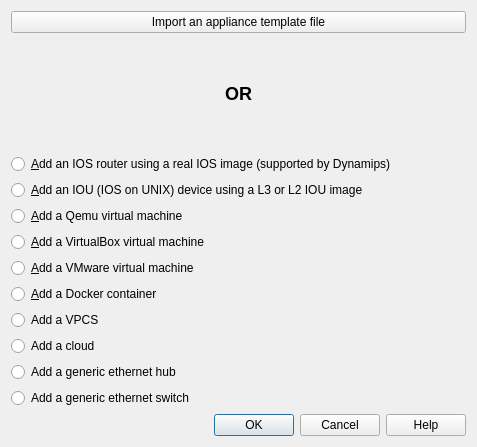
<?xml version="1.0" encoding="UTF-8"?>
<ui version="4.0">
 <class>NewApplianceDialog</class>
 <widget class="QDialog" name="NewApplianceDialog">
  <property name="windowModality">
   <enum>Qt::ApplicationModal</enum>
  </property>
  <property name="geometry">
   <rect>
    <x>0</x>
    <y>0</y>
    <width>477</width>
    <height>447</height>
   </rect>
  </property>
  <property name="sizePolicy">
   <sizepolicy hsizetype="MinimumExpanding" vsizetype="MinimumExpanding">
    <horstretch>0</horstretch>
    <verstretch>0</verstretch>
   </sizepolicy>
  </property>
  <property name="windowTitle">
   <string>New appliance template</string>
  </property>
  <property name="styleSheet">
   <string notr="true">QWidget {
    background-color: #323232;
    color: #BAF73C;
}

QToolBar {
    border:0px;
}

QGraphicsView, QTextEdit, QPlainTextEdit, QTreeWidget, QListWidget, QLineEdit, QSpinBox, QComboBox {
    background-color: #282828;
}

QLabel, QMenu, QStatusBar {
  color: #BAF73C;
}

QMenuBar::item {
    background-color: #323232;
}

QMenu::item:selected {
    color: #f2f2f2;
    background-color: #383838;
}

QToolButton:hover {
    background-color: #383838;
}

QGroupBox {
    color: #BAF73C;
    font: bold 12px;
    padding: 15px;
    border-style: none;
}

QAbstractScrollArea::corner {
    background: #323232;
}

QScrollBar::add-page:horizontal, QScrollBar::sub-page:horizontal, QScrollBar::add-page:vertical, QScrollBar::sub-page:vertical {
  background: none;
}

QComboBox {
    selection-color: #f2f2f2;
    selection-background-color: #323232;
}

QComboBox QAbstractItemView {
    background-color: #282828;
}

QDockWidget, QMenuBar, QPushButton, QToolButton, QTabWidget, QHeaderView::section {
    color: #BAF73C;
    font: bold 11px;
}

QTabBar {
    color: #BAF73C;
}

QRadioButton, QCheckBox {
  color: #BAF73C;
}

QRadioButton::disabled, QCheckBox::disabled {
  color: gray;
}
# bg-color=#282828
# fg-color=#BAF73C
# tool-bar=#323232
# selection-bg=#383838 
# selection-fg=#f2f2f2 </string>
  </property>
  <property name="modal">
   <bool>true</bool>
  </property>
  <layout class="QVBoxLayout" name="verticalLayout">
   <item>
    <widget class="QPushButton" name="uiImportApplianceTemplatePushButton">
     <property name="text">
      <string>Import an appliance template file</string>
     </property>
    </widget>
   </item>
   <item>
    <widget class="QLabel" name="label">
     <property name="text">
      <string>&lt;html&gt;&lt;head/&gt;&lt;body&gt;&lt;p align=&quot;center&quot;&gt;&lt;span style=&quot; font-size:x-large; font-weight:600;&quot;&gt;OR&lt;/span&gt;&lt;/p&gt;&lt;/body&gt;&lt;/html&gt;</string>
     </property>
    </widget>
   </item>
   <item>
    <widget class="QRadioButton" name="uiAddIOSRouterRadioButton">
     <property name="text">
      <string>&amp;Add an IOS router using a real IOS image (supported by Dynamips)</string>
     </property>
    </widget>
   </item>
   <item>
    <widget class="QRadioButton" name="uiAddIOUDeviceRadioButton">
     <property name="text">
      <string>&amp;Add an IOU (IOS on UNIX) device using a L3 or L2 IOU image</string>
     </property>
    </widget>
   </item>
   <item>
    <widget class="QRadioButton" name="uiAddQemuVMRadioButton">
     <property name="text">
      <string>&amp;Add a Qemu virtual machine</string>
     </property>
    </widget>
   </item>
   <item>
    <widget class="QRadioButton" name="uiAddVirtualBoxVMRadioButton">
     <property name="text">
      <string>&amp;Add a VirtualBox virtual machine</string>
     </property>
    </widget>
   </item>
   <item>
    <widget class="QRadioButton" name="uiAddVMwareVMRadioButton">
     <property name="text">
      <string>&amp;Add a VMware virtual machine</string>
     </property>
    </widget>
   </item>
   <item>
    <widget class="QRadioButton" name="uiAddDockerVMRadioButton">
     <property name="text">
      <string>&amp;Add a Docker container</string>
     </property>
    </widget>
   </item>
   <item>
    <widget class="QRadioButton" name="uiAddVPCSRadioButton">
     <property name="text">
      <string>Add a VPCS</string>
     </property>
    </widget>
   </item>
   <item>
    <widget class="QRadioButton" name="uiAddCloudRadioButton">
     <property name="text">
      <string>Add a cloud</string>
     </property>
    </widget>
   </item>
   <item>
    <widget class="QRadioButton" name="uiAddEthernetHubRadioButton">
     <property name="text">
      <string>Add a generic ethernet hub</string>
     </property>
    </widget>
   </item>
   <item>
    <widget class="QRadioButton" name="uiAddEthernetSwitchRadioButton">
     <property name="text">
      <string>Add a generic ethernet switch</string>
     </property>
    </widget>
   </item>
   <item>
    <layout class="QHBoxLayout" name="horizontalLayout">
     <property name="spacing">
      <number>20</number>
     </property>
     <item>
      <spacer name="horizontalSpacer">
       <property name="orientation">
        <enum>Qt::Horizontal</enum>
       </property>
       <property name="sizeHint" stdset="0">
        <size>
         <width>40</width>
         <height>20</height>
        </size>
       </property>
      </spacer>
     </item>
     <item>
      <widget class="QDialogButtonBox" name="uiButtonBox">
       <property name="orientation">
        <enum>Qt::Horizontal</enum>
       </property>
       <property name="standardButtons">
        <set>QDialogButtonBox::Cancel|QDialogButtonBox::Help|QDialogButtonBox::Ok</set>
       </property>
      </widget>
     </item>
    </layout>
   </item>
  </layout>
 </widget>
 <resources>
  <include location="../../resources/resources.qrc"/>
 </resources>
 <connections/>
</ui>
